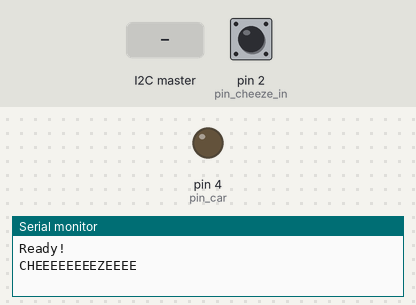
This sketch was run on a simulated Arduino Uno, built with avr-gcc and run on an emulated ATmega328P. Shown: output pins drawn as LEDs (lit = HIGH), the last lines printed to the serial monitor. Inputs (shaded band) come from the test bench; at power-on: pin 2 (pin_cheeze_in) HIGH.

Above: at 0.1 s.
At 1.2 s:
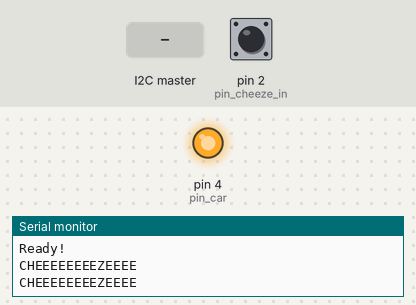
1.3 s: the I2C master sends the byte 1
Timing chart, 0 to 4.3 s (numbered marks = the images above; inputs shaded):
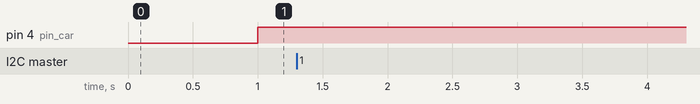

The sketch:

quest_kk_cheese.ino
```cpp
/*
Сыр должен поскочить через сыроприёмник
там герконов куча, в сыре магнит.
*/

#include <Wire.h> //библиотека i2c
#define SLAVE_ADDRESS 0x06 // ардуино объявлена слейвом

bool KK_cheeze  = false; // наличие сыра
int carmove     = 0; // двигалась ли машинка
int help = 0;

const int pin_cheeze_in         = 2;
const int pin_car               = 4;

void setup() {
    Serial.begin(9600);
    pinMode(pin_cheeze_in, INPUT);
    pinMode(pin_car, OUTPUT);
    digitalWrite(pin_car, 1);

    Wire.begin(SLAVE_ADDRESS);
    Wire.onReceive(receiveData);
    Wire.onRequest(sendData);
    Serial.println("Ready!");
}

void loop() {
   if (digitalRead(pin_cheeze_in) == 0 and carmove == 0) {
    	KK_cheeze = false;
    	Serial.println("NONONONONO");
    } else {
        KK_cheeze = true;
        Serial.println("CHEEEEEEEEZEEEE");
    }

    if(KK_cheeze == true and carmove == 0) {
        carmove = 1;
        digitalWrite(pin_car, 0);
        delay(1000);
        digitalWrite(pin_car, 1);
    }

    if(help == true and carmove == 0) {
        carmove = 1;
        digitalWrite(pin_car, 0);
        delay(1000);
        digitalWrite(pin_car, 1);
    }
   delay(100);
}


void receiveData(int byteCount)
{
  while(Wire.available()) {
    help = Wire.read();
    Serial.print("read: ");
    Serial.println(help);
    delay(100);
  }
}

void sendData()
{
  Wire.write(KK_cheeze);
  Serial.print("send: ");
  Serial.println(KK_cheeze);
  delay(100);
}
```
